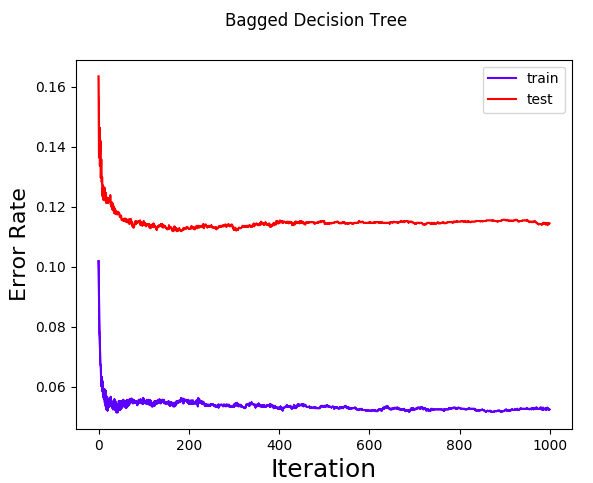

The script that saved this image:
import numpy as np
import pandas as pd
from matplotlib import pyplot as plt

from DecisionTree.id3 import DecisionTree
from DecisionTree.utils.data import get_attributes_and_labels, apply_thresholding

bagging_file = open("bagging_logs.txt", 'w')
bagging_file.write("n_of_trees\t training_error\t testing_error\n")


class Bagging:
    def __init__(self, train_data, test_data, attributes, labels, max_depth, number_of_trees, impurity_type='entropy'):
        self.train_data = train_data
        self.test_data = test_data
        self.attributes = attributes
        self.labels = labels
        self.max_depth = max_depth
        self.number_of_trees = number_of_trees
        self.impurity_type = impurity_type
        self.trees = []
        self.train_error, self.test_error = self.build_trees()

    def build_trees(self):
        train_error = []
        test_error = []
        subset_size = len(self.train_data)

        for i in range(self.number_of_trees):
            bootstrap = self.train_data.sample(n=subset_size, replace=True)
            tree = DecisionTree(bootstrap, self.attributes, bootstrap['y'], self.max_depth, self.impurity_type)
            self.trees.append(tree)
            training_error = self.evaluate(self.train_data, 'y')
            testing_error = self.evaluate(self.test_data, 'y')
            train_error.append(training_error)
            test_error.append(testing_error)
            bagging_file.write(f"{i}\t {training_error}\t {testing_error}\n")
        return train_error, test_error

    def predict(self, row):
        predictions = []
        for tree in self.trees:
            predictions.append(tree.predict(row))
        return max(set(predictions), key=predictions.count)

    def predictions(self, data):
        return data.apply(self.predict, axis=1)

    def evaluate(self, data: pd.DataFrame, label: str):
        predictions = self.predictions(data)
        actual = data[label]
        return np.mean(predictions != actual)


if __name__ == "__main__":
    train_filename = "../Data/Bank/train.csv"
    test_filename = "../Data/Bank/test.csv"

    columns = ['age', 'job', 'marital', 'education', 'default', 'balance', 'housing', 'loan', 'contact',
               'day', 'month', 'duration', 'campaign', 'pdays', 'previous', 'poutcome', 'y']
    all_train, x_train, y_train = get_attributes_and_labels(filename=train_filename, columns=columns)
    all_test, x_test, y_test = get_attributes_and_labels(filename=test_filename, columns=columns)

    all_train['y'] = all_train['y'].apply(lambda x: '1' if x == 'yes' else '-1').astype(float)
    all_test['y'] = all_test['y'].apply(lambda x: '1' if x == 'yes' else '-1').astype(float)
    y_train = y_train.apply(lambda x: '1' if x == 'yes' else '-1').astype(float)
    y_test = y_test.apply(lambda x: '1' if x == 'yes' else '-1').astype(float)

    non_categorical_columns = ['age', 'balance', 'day', 'duration', 'campaign', 'pdays', 'previous']
    all_train = apply_thresholding(
        all_train,
        threshold=all_train[non_categorical_columns].median(),
        columns=non_categorical_columns
    )
    all_test = apply_thresholding(
        all_test,
        threshold=all_test[non_categorical_columns].median(),
        columns=non_categorical_columns
    )

    number_of_trees = 500
    bgt = Bagging(all_train, all_test, columns[-1], y_train, 100, number_of_trees)

    fig1 = plt.figure(1)
    ax1 = plt.axes()
    ax1.plot(list(range(1, number_of_trees + 1))*2, bgt.train_error, c='b', label='Training Error')
    ax1.plot(list(range(1, number_of_trees + 1))*2, bgt.test_error, c='r', label='Testing Error')
    ax1.set_title("Bagged Decision Tree")
    plt.xlabel('Iteration', fontsize=18)
    plt.ylabel('Error Rate', fontsize=16)
    plt.legend(['train', 'test'])
    plt.savefig("bagging.png")
    plt.show()
    bagging_file.close()
